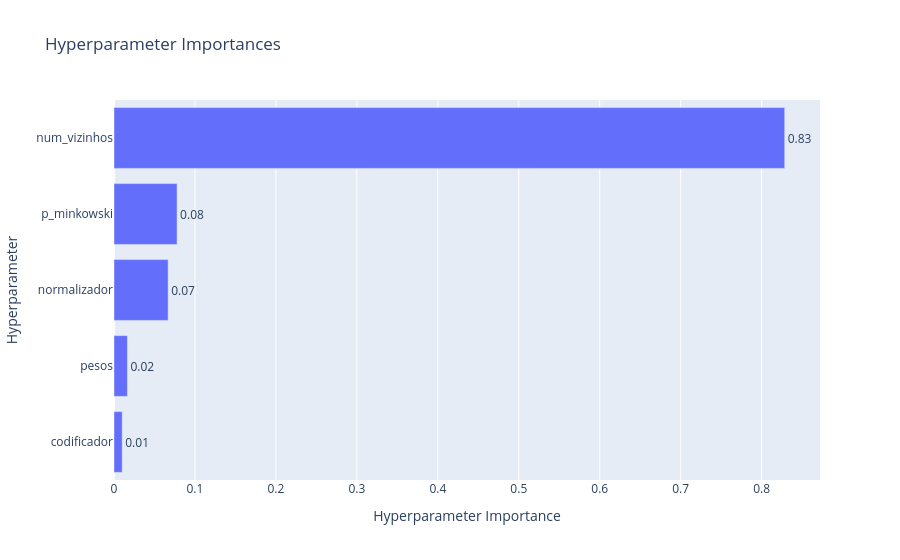

Notebook cell for this chart:
### Markdown cell above
Para entender quais escolhas mais influenciaram o desempenho do KNN, foi calculado a importância de cada hiperparâmetro. No entanto, esse resultado deve ser lido com cautela, já que uma importância baixa não significa que o hiperparâmetro seja irrelevante, e sim que, no espaço explorado, variá-lo modou pouco o PR-AUC em comparação com o número de vizinhos.

### Code cell
vis.plot_param_importances(knn_nanotox)

### Figure 1 — Plotly figure (JSON) as saved in the notebook; plotly's stock layout.template omitted (floating-point values rounded to 4 significant figures)
{"data": [{"cliponaxis": false, "hovertemplate": ["codificador (CategoricalDistribution): 0.0101475109535629<extra></extra>", "pesos (CategoricalDistribution): 0.01660268695687849<extra></extra>", "normalizador (CategoricalDistribution): 0.06686927888735844<extra></extra>", "p_minkowski (IntDistribution): 0.07791463730984946<extra></extra>", "num_vizinhos (IntDistribution): 0.8284658858923506<extra></extra>"], "name": "Objective Value", "orientation": "h", "text": ["0.01", "0.02", "0.07", "0.08", "0.83"], "textposition": "outside", "type": "bar", "x": [0.01015, 0.0166, 0.06687, 0.07791, 0.8285], "y": ["codificador", "pesos", "normalizador", "p_minkowski", "num_vizinhos"]}], "layout": {"title": {"text": "Hyperparameter Importances"}, "xaxis": {"title": {"text": "Hyperparameter Importance"}}, "yaxis": {"title": {"text": "Hyperparameter"}}}}
